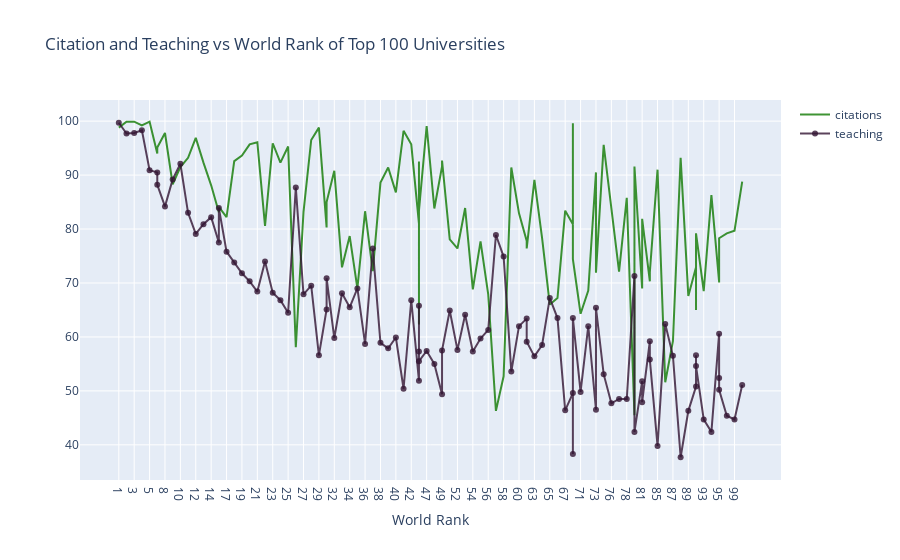

Here is the notebook cell this chart was saved with:
### Markdown cell above
<a id=2> <a> <br> 
# Line Charts
Line Charts Example: Citation and Teaching vs World Rank of Top 100 Universities

+ Import graph_objs as go
+ creating traces
    + x = x axis
    + y = y axis
    + mode = type of plot likemarker, line or line + markers
    + name = name of the plots
    + marker = marker used with dictionary.
        + clor = color of lines. It takes RGB(red,green,blue) and opacity(alpha)
    + text = the hover text (hover is curser)
+ data = is a list that we add traces into it
+ layout = it is dictionary
    + title = title of layout
    + x axis = it is dictionary
        + title = label of x axis
        + ticlen = length of x axis ticks
        + zeroline =  showing zero line or not
+ fig = it includes data and layout
+ iplot() = plots the figure(fig) that is created by data and layout

### Code cell
# prepare data frame
df = timesData.iloc[:100,:]
# creating trace1
trace1 = go.Scatter(x = df.world_rank, 
                    y= df.citations, 
                    mode = "lines", 
                    name = "citations", 
                    marker = dict(color="rgba(16,122,2,0.8)"),
                    text = df.university_name)
# creating trace2
trace2 = go.Scatter(x = df.world_rank, 
                    y = df.teaching, 
                    mode = "lines+markers", 
                    name = "teaching", 
                    marker = dict(color="rgba(50,20,50,0.8)"), 
                    text = df.university_name)

data = [trace1,trace2]
layout = dict(title = "Citation and Teaching vs World Rank of Top 100 Universities", 
              xaxis = dict(title = "World Rank", ticklen = 5, zeroline = False))
fig = dict(data=data,layout=layout)
iplot(fig)

### Figure 1 — Plotly figure (JSON) as saved in the notebook; plotly's stock layout.template omitted (floating-point values rounded to 4 significant figures)
{"data": [{"marker": {"color": "rgba(16,122,2,0.8)"}, "mode": "lines", "name": "citations", "text": ["Harvard University", "California Institute of Technology", "Massachusetts Institute of Technology", "Stanford University", "Princeton University", "University of Cambridge", "University of Oxford", "University of California, Berkeley", "Imperial College London", "Yale University", "University of California, Los Angeles", "University of Chicago", "Johns Hopkins University", "Cornell University", "ETH Zurich – Swiss Federal Institute of Technology Zurich", "University of Michigan", "University of Toronto", "Columbia University", "University of Pennsylvania", "Carnegie Mellon University", "University of Hong Kong", "University College London", "University of Washington", "Duke University", "Northwestern University", "University of Tokyo", "Georgia Institute of Technology", "Pohang University of Science and Technology", "University of California, Santa Barbara", "University of British Columbia", "University of North Carolina at Chapel Hill", "University of California, San Diego", "University of Illinois at Urbana-Champaign", "National University of Singapore", "McGill University", "University of Melbourne", "Peking University", "Washington University in St Louis", "École Polytechnique", "University of Edinburgh", "Hong Kong University of Science and Technology", "École Normale Supérieure", "Australian National University", "Karolinska Institute", "University of Göttingen", "University of Wisconsin", "Rice University", "École Polytechnique Fédérale de Lausanne", "University of California, Irvine", "University of Science and Technology of China", "Vanderbilt University", "University of Minnesota", "Tufts University", "University of California, Davis", "Brown University", "University of Massachusetts", "Kyoto University", "Tsinghua University", "Boston University", "New York University", "Emory University", "LMU Munich", "University of Notre Dame", "University of Pittsburgh", "Case Western Reserve University", "Ohio State University", "University of Colorado Boulder", "University of Bristol", "University of California, Santa Cruz", "Yeshiva University", "University of Sydney", "University of Virginia", "University of Adelaide", "University of Southern California", "William & Mary", "Trinity College Dublin", "King’s College London", "Stony Brook University", "Korea Advanced Institute of Science and Technology (KAIST)", "University of Sussex", "The University of Queensland", "University of York", "Heidelberg University", "University of Utah", "Durham University", "London School of Economics and Political Science", "University of Manchester", "Royal Holloway, University of London", "Lund University", "University of Southampton", "University of Zurich", "Wake Forest University", "McMaster University", "University College Dublin", "George Washington University", "University of Arizona", "University of Basel", "University of Maryland, College Park", "Dartmouth College", "École Normale Supérieure de Lyon"], "type": "scatter", "x": ["1", "2", "3", "4", "5", "6", "6", "8", "9", "10", "11", "12", "13", "14", "15", "15", "17", "18", "19", "20", "21", "22", "23", "24", "25", "26", "27", "28", "29", "30", "30", "32", "33", "34", "35", "36", "37", "38", "39", "40", "41", "42", "43", "43", "43", "43", "47", "48", "49", "49", "51", "52", "53", "54", "55", "56", "57", "58", "59", "60", "61", "61", "63", "64", "65", "66", "67", "68", "68", "68", "71", "72", "73", "73", "75", "76", "77", "78", "79", "79", "81", "81", "83", "83", "85", "86", "87", "88", "89", "90", "90", "90", "93", "94", "95", "95", "95", "98", "99", "100"], "y": [98.8, 99.9, 99.9, 99.2, 99.9, 94, 95.1, 97.8, 88.3, 91.5, 93.2, 96.9, 92.3, 88.1, 83.1, 84.1, 82.2, 92.6, 93.6, 95.7, 96.1, 80.6, 95.9, 92.3, 95.3, 58.1, 83.2, 96.5, 98.8, 80.3, 85, 90.8, 72.9, 78.7, 69, 83.3, 72.2, 88.6, 91.4, 86.8, 98.2, 95.7, 81, 62.3, 92.5, 83.4, 99.1, 83.8, 91.6, 92.7, 78.1, 76.4, 83.9, 68.8, 77.7, 67.9, 46.3, 52.7, 91.4, 82.9, 77.8, 76.4, 89.1, 78.3, 66, 67.2, 83.4, 80.9, 99.6, 74.4, 64.3, 68.6, 90.5, 71.9, 95.6, 84.4, 72.1, 85.8, 45.5, 91.6, 69, 81.9, 70.3, 72, 91, 51.6, 59.2, 93.2, 67.6, 72.9, 65, 79.2, 68.5, 86.3, 70.2, 70.1, 78.3, 79.2, 79.7, 88.8]}, {"marker": {"color": "rgba(50,20,50,0.8)"}, "mode": "lines+markers", "name": "teaching", "text": ["Harvard University", "California Institute of Technology", "Massachusetts Institute of Technology", "Stanford University", "Princeton University", "University of Cambridge", "University of Oxford", "University of California, Berkeley", "Imperial College London", "Yale University", "University of California, Los Angeles", "University of Chicago", "Johns Hopkins University", "Cornell University", "ETH Zurich – Swiss Federal Institute of Technology Zurich", "University of Michigan", "University of Toronto", "Columbia University", "University of Pennsylvania", "Carnegie Mellon University", "University of Hong Kong", "University College London", "University of Washington", "Duke University", "Northwestern University", "University of Tokyo", "Georgia Institute of Technology", "Pohang University of Science and Technology", "University of California, Santa Barbara", "University of British Columbia", "University of North Carolina at Chapel Hill", "University of California, San Diego", "University of Illinois at Urbana-Champaign", "National University of Singapore", "McGill University", "University of Melbourne", "Peking University", "Washington University in St Louis", "École Polytechnique", "University of Edinburgh", "Hong Kong University of Science and Technology", "École Normale Supérieure", "Australian National University", "Karolinska Institute", "University of Göttingen", "University of Wisconsin", "Rice University", "École Polytechnique Fédérale de Lausanne", "University of California, Irvine", "University of Science and Technology of China", "Vanderbilt University", "University of Minnesota", "Tufts University", "University of California, Davis", "Brown University", "University of Massachusetts", "Kyoto University", "Tsinghua University", "Boston University", "New York University", "Emory University", "LMU Munich", "University of Notre Dame", "University of Pittsburgh", "Case Western Reserve University", "Ohio State University", "University of Colorado Boulder", "University of Bristol", "University of California, Santa Cruz", "Yeshiva University", "University of Sydney", "University of Virginia", "University of Adelaide", "University of Southern California", "William & Mary", "Trinity College Dublin", "King’s College London", "Stony Brook University", "Korea Advanced Institute of Science and Technology (KAIST)", "University of Sussex", "The University of Queensland", "University of York", "Heidelberg University", "University of Utah", "Durham University", "London School of Economics and Political Science", "University of Manchester", "Royal Holloway, University of London", "Lund University", "University of Southampton", "University of Zurich", "Wake Forest University", "McMaster University", "University College Dublin", "George Washington University", "University of Arizona", "University of Basel", "University of Maryland, College Park", "Dartmouth College", "École Normale Supérieure de Lyon"], "type": "scatter", "x": ["1", "2", "3", "4", "5", "6", "6", "8", "9", "10", "11", "12", "13", "14", "15", "15", "17", "18", "19", "20", "21", "22", "23", "24", "25", "26", "27", "28", "29", "30", "30", "32", "33", "34", "35", "36", "37", "38", "39", "40", "41", "42", "43", "43", "43", "43", "47", "48", "49", "49", "51", "52", "53", "54", "55", "56", "57", "58", "59", "60", "61", "61", "63", "64", "65", "66", "67", "68", "68", "68", "71", "72", "73", "73", "75", "76", "77", "78", "79", "79", "81", "81", "83", "83", "85", "86", "87", "88", "89", "90", "90", "90", "93", "94", "95", "95", "95", "98", "99", "100"], "y": [99.7, 97.7, 97.8, 98.3, 90.9, 90.5, 88.2, 84.2, 89.2, 92.1, 83, 79.1, 80.9, 82.2, 77.5, 83.9, 75.8, 73.8, 71.8, 70.3, 68.4, 74, 68.2, 66.8, 64.5, 87.7, 67.9, 69.5, 56.6, 65.1, 70.9, 59.8, 68.1, 65.5, 69, 58.7, 76.4, 58.9, 57.9, 59.9, 50.4, 66.8, 51.9, 65.8, 57.3, 55.5, 57.4, 55, 49.4, 57.5, 64.9, 57.6, 64.1, 57.3, 59.7, 61.3, 78.9, 74.9, 53.6, 62, 63.4, 59.1, 56.4, 58.5, 67.2, 63.5, 46.4, 49.6, 38.3, 63.5, 49.8, 62, 46.5, 65.4, 53.1, 47.7, 48.5, 48.5, 71.3, 42.4, 51.8, 47.9, 59.2, 55.8, 39.8, 62.4, 56.5, 37.7, 46.3, 50.8, 56.6, 54.6, 44.7, 42.4, 60.6, 52.4, 50.2, 45.4, 44.7, 51.1]}], "layout": {"title": {"text": "Citation and Teaching vs World Rank of Top 100 Universities"}, "xaxis": {"ticklen": 5, "title": {"text": "World Rank"}, "zeroline": false}}}
